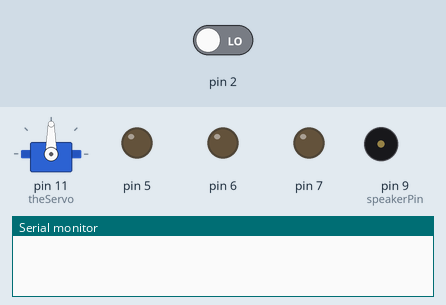
Bench run of a sketch on a simulated Arduino Uno, built with avr-gcc and run on an emulated ATmega328P. Shown: servo, output pins drawn as LEDs (lit = HIGH), buzzer (waves = sounding), the last lines printed to the serial monitor. Inputs (shaded band) come from the test bench; at power-on: pin 2 LOW.

Above: at 0.1 s.
At 1.1 s:
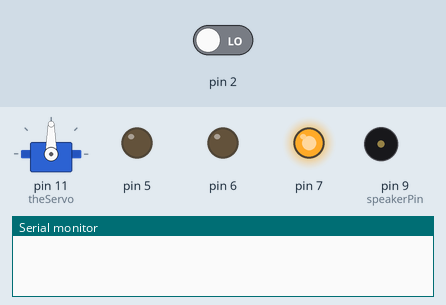
At 13.1 s:
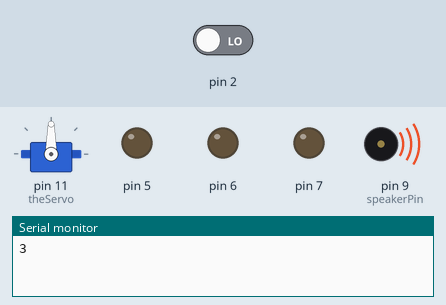
Timing chart, 0 to 18.9 s (numbered marks = the images above):
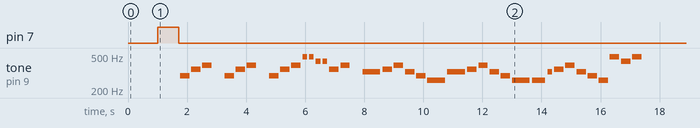

Measured:
- by itself, pin 7: LOW → HIGH at 1.0 s, → LOW 0.72 s later
- by itself, tone on pin 9 (speakerPin): plays 293 Hz for 0.32 s, 348 Hz for 0.32 s, 391 Hz for 0.32 s, 293 Hz for 0.32 s, 348 Hz for 0.32 s, 391 Hz for 0.32 s … (37 notes in this stretch)

The sketch:

Finished_Code.ino
```cpp
/*
 * Lancaster University Robot Project
 * Final Code - Group U - 18/03/19
 * Author - Benedict Draper-Turner
 */

#include <Servo.h>

int count = 0;
int flag = 0;
int P = 0;
int I = 0;
int D = 0;
float Kp = 1;
float Ki = 0;
float Kd = 5;
int error;
int adjustedError;
int previousError;
int PIDval;
int senseInput;
int setPoint = 0;
int motorSpeed = 75;
int servoAngle = 90;

void calculatePID();
void calculateError();
void motorControl();

Servo theServo;

// song setup

int speakerPin = 9;

int length = 42; // the number of notes
char notes[] = "dfg dfg dfgbbaafg efgedcefgedccefgedcbab  "; // a space represents a rest
int beats[] = { 2, 2, 2, 2, 2, 2, 2, 2, 2, 2, 2, 1, 1, 1, 1, 2, 2, 2, 4, 2, 2, 2, 2, 4, 4, 2, 2, 2, 2, 4, 3, 1, 2, 2, 2, 2, 2, 2, 2, 2, 4};
int tempo = 150;

void playTone(int tone, int duration) {
  for (long i = 0; i < duration * 1000L; i += tone * 2) {
    digitalWrite(speakerPin, HIGH);
    delayMicroseconds(tone);
    digitalWrite(speakerPin, LOW);
    delayMicroseconds(tone);
  }
}

void playNote(char note, int duration) {
  char names[] = { 'c', 'd', 'e', 'f', 'g', 'a', 'b', 'C' };
  int tones[] = { 1915, 1700, 1519, 1432, 1275, 1150, 1014, 956 };

  // play the tone corresponding to the note name
  for (int i = 0; i < 8; i++) {
    if (names[i] == note) {
      playTone(tones[i], duration);
    }
  }
}
//song setup end

void setup() {

  EIMSK = _BV(INT0);                        //eneables interrupts for pin 2
  EICRA = _BV(~ISC01) | _BV(ISC00);         //sets iterupt to occur on any logic change on pin 2 (switch)
  DDRD = _BV(PD7) | _BV(PD6) | _BV(PD5);    //sets pin 7(arm motor) , 6 (motor) and 5 (motor) as outputs
  DDRC = _BV(~PC3);                                               //sets A3 (light sensing) to an input
  DDRB = _BV(PB3);                                                //sets pin 11 (servo) as an output
  TCCR0A = _BV(COM0A1) | _BV(COM0B1) | _BV(WGM01) | _BV(WGM00);   //sets up fast PWM mode
  TCCR0B = _BV(CS01) | _BV(CS00) | _BV(~CS02);                    //sets prescaler of 64
  OCR0A = 0;                                                      //sets motor control to 0 to start
  OCR0B = 0;

  theServo.attach(11);     //attatches pin 11 to the servo
  theServo.write(0);       //sets the servo to start position
  setPoint = analogRead(3); //sets the setPoint when the robot is switched on

  Serial.begin(9600);

  //song setup
  pinMode(speakerPin, OUTPUT);
 // song setup end

}

void loop() {

  //Serial.print("1");
  //Serial.println();

  if(count == 0){

     calculatePID();
     calculateError();
     motorControl();

     //Serial.print("2");
     //Serial.println();
      Serial.print(setPoint);
      Serial.print("       ");
      Serial.print(error);
      Serial.print("       ");
      Serial.print(OCR0A);
      Serial.print("       ");
      Serial.print(OCR0B);
      Serial.println();

    }
    if(count == 1){

     OCR0A = 0;
     OCR0B = 0;
     motorSpeed = 0;
    theServo.write(servoAngle);          //moves arm into position
    delay(1000);
      if(flag == 0){
        PORTD = _BV(PORTD7);      //posts letter
      }
    delay(720);
    PORTD = _BV(~PORTD7);
    count++;

       Serial.print("3");
       Serial.println();

      }
      if(count >= 2){

        //Serial.print("4");
        //Serial.println();

    //song loop
          for (int i = 0; i < length; i++) {
    if (notes[i] == ' ') {
      delay(beats[i] * tempo); // rest
    } else {
      playNote(notes[i], beats[i] * tempo);
    }

    // pause between notes
    delay(tempo / 2);
  }
   //song loop end
        }

}


void calculatePID(){                //calculates the PID error value

  P = error;
  I = I + error;
  D = error - previousError;
  PIDval = (Kp*P) + (Ki*I) + (Kd*D);
  previousError = error;

}

void calculateError(){              //calculates the current error from the centre of the line
                                    //and converts it into a value the PID can use
 senseInput = analogRead(3);
 error = setPoint - senseInput;
 constrain(PIDval, -motorSpeed, motorSpeed);
 error = map(error, -setPoint, setPoint, -motorSpeed, motorSpeed);

  }

void motorControl(){            //adjusts motor speed based on error

  OCR0A = motorSpeed + PIDval;
  OCR0B = motorSpeed - PIDval;

  }


ISR(INT0_vect){     //Interrupt service routine for when robot hits wall

  count++;          //Increases count by 1
  cli();

}
```
